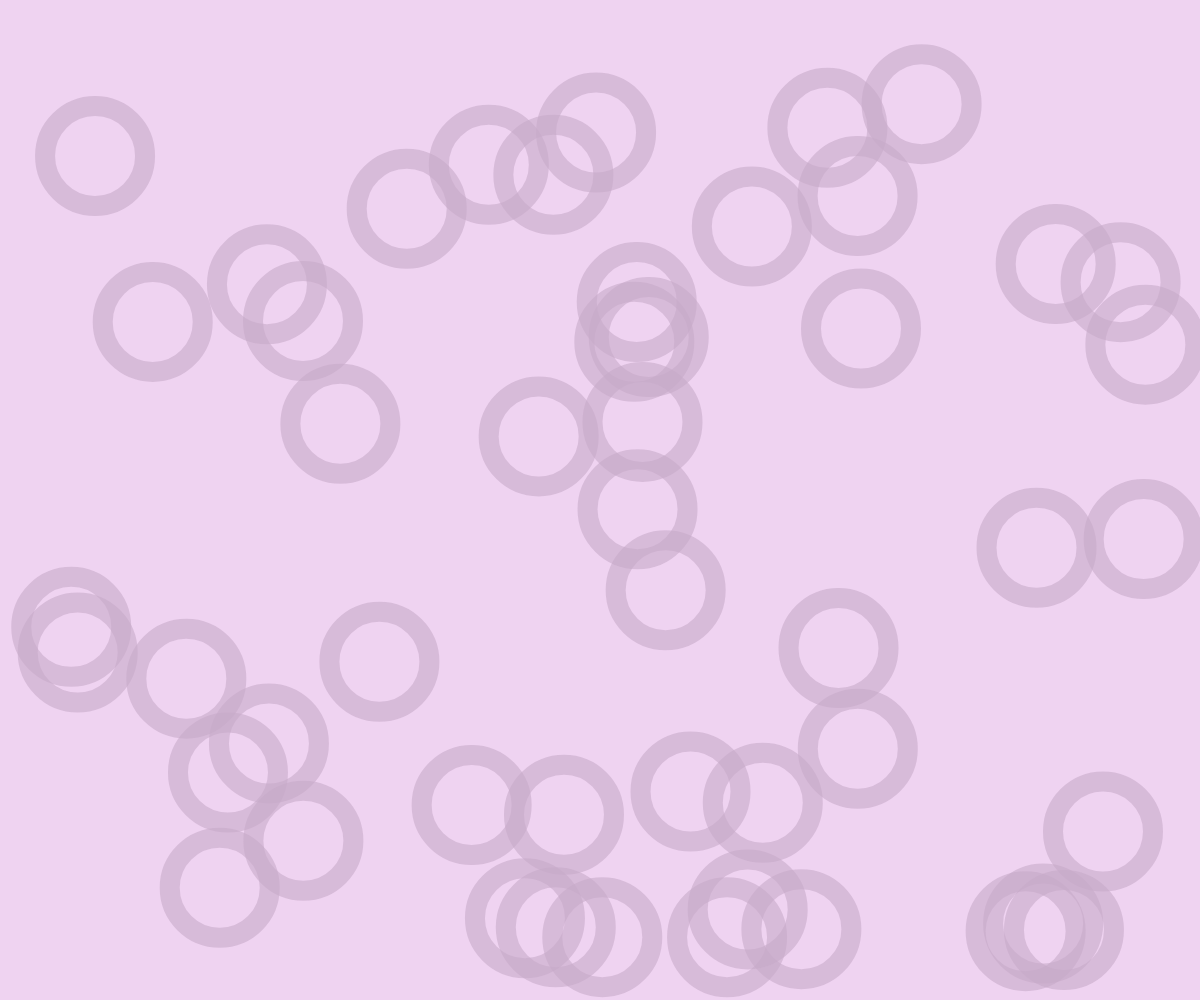
Frame 1 (no input)
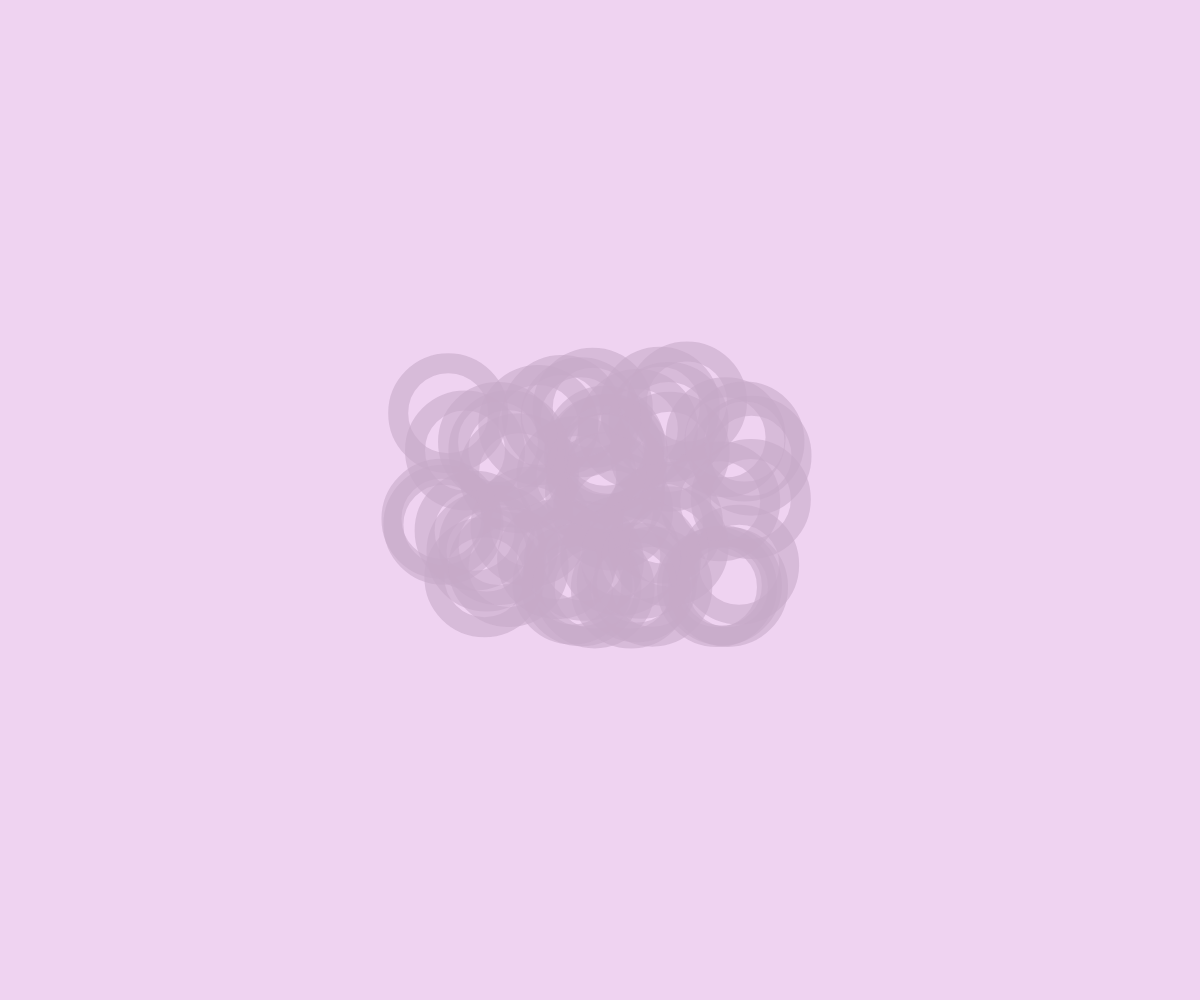
Frame 60 (no input)
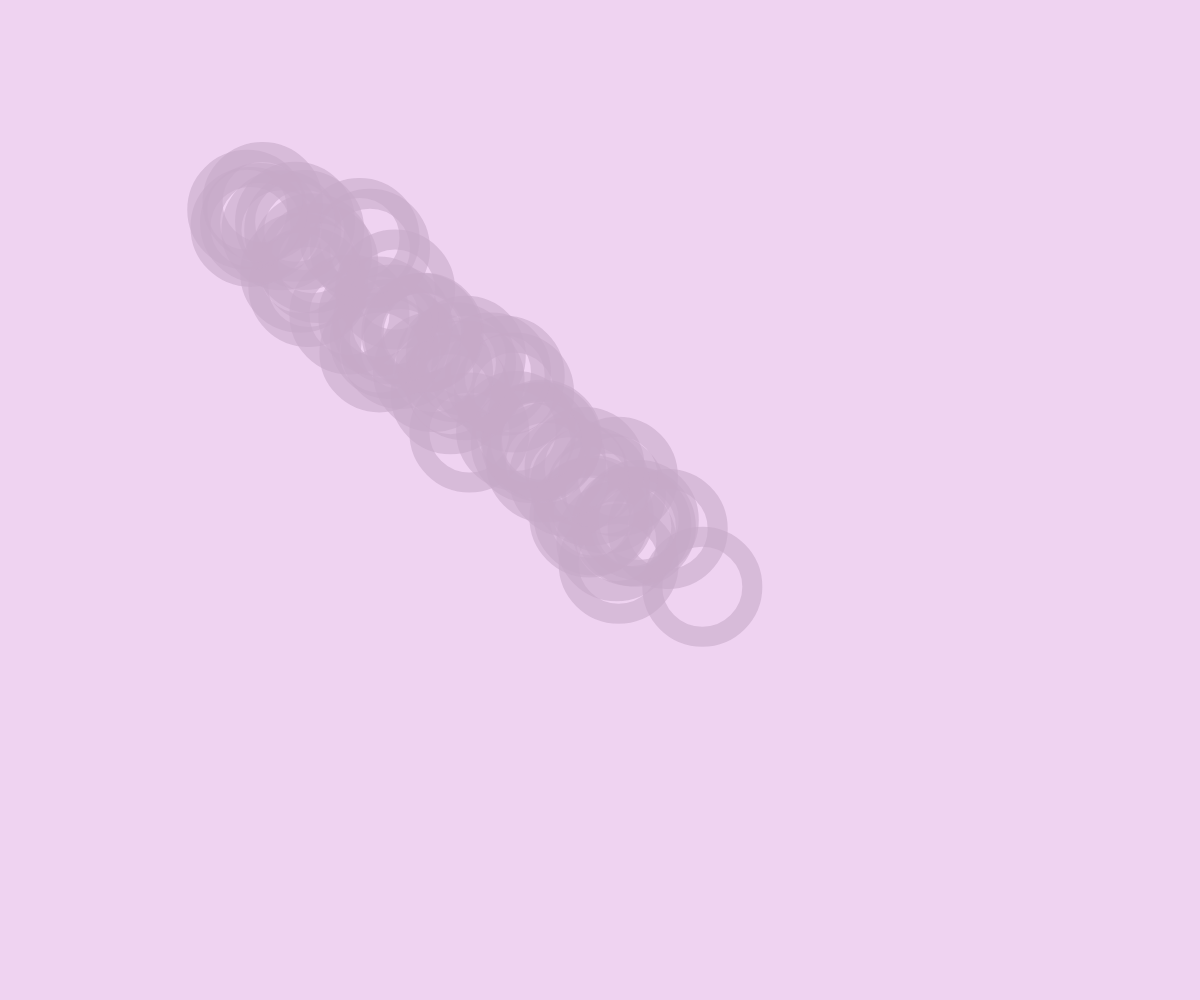
Frame 120 (the mouse pressed at the canvas centre since frame 60)

The p5.js sketch that drew these frames (run headless with seeded random() and noise() and a simulated clock; from frame 60 on, the mouse is pressed at the canvas centre):

// p5.js sketch
// ── sketch.js
var diff;
var xOffset, yOffset;
var aOffset;
var gRed, gGreen, gBlue;

var objects;

function setup() {
  createCanvas(window.innerWidth, window.innerHeight);
	gRed = random(200, 255);
  gGreen = random(200, 255);
  gBlue = random(200, 255);
	background(gRed, gGreen, gBlue);

	objects = [];
	for (var i = 0; i < 50; i++) {
		objects[i] = {};
		objects[i].x = (Math.random() * (window.innerWidth - 100)) + 50;
		objects[i].y = (Math.random() * (window.innerHeight - 100)) + 50;
	}
}

function draw() {
	background(gRed, gGreen, gBlue);
  stroke(gRed - 40, gGreen - 40, gBlue - 40, 150);
	strokeWeight(20);
	fill(0, 0, 0, 0);
	for (var i = 0; i < objects.length; i++) {
		var object = objects[i];
		ellipse(object.x, object.y, 100, 100);

		var vX = 0, vY = 0;
		for (var i2 = 0; i2 < objects.length; i2++) {
			vX += (object.x - objects[i2].x) / window.innerWidth;
			vY += (object.y - objects[i2].y) / window.innerHeight;
		}

		vX -= objects.length * object.x / window.innerWidth;
		vX -= objects.length * (object.x - window.innerWidth) / window.innerWidth;
		vY -= objects.length * object.y / window.innerHeight;
		vY -= objects.length * (object.y - window.innerHeight) / window.innerHeight;

		vX -= (i + 1) * mouseX / window.innerWidth;
		vY -= (i + 1) * mouseY / window.innerHeight;

		object.x += vX / 2;
		object.y += vY / 2;
	}
}
